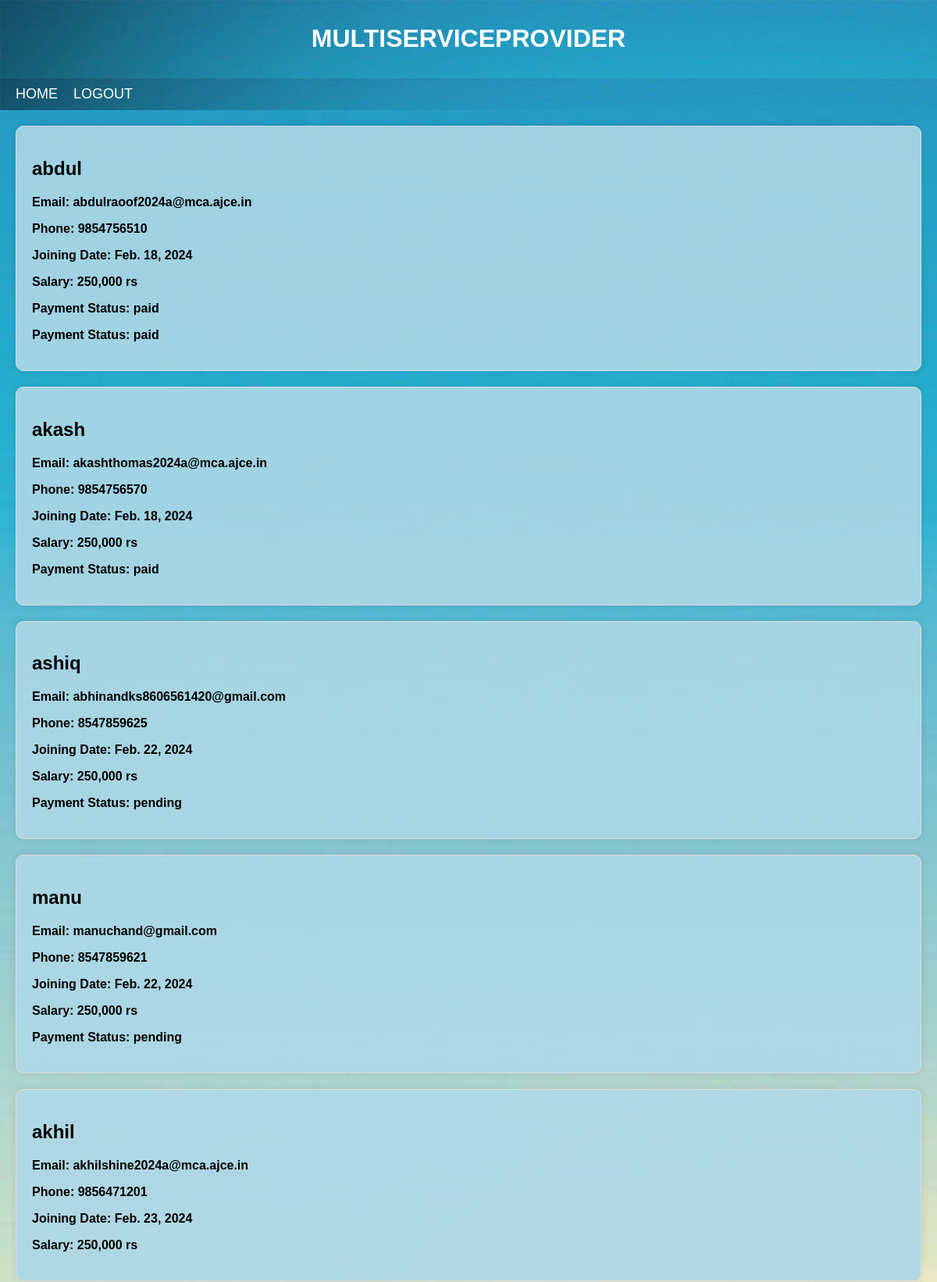
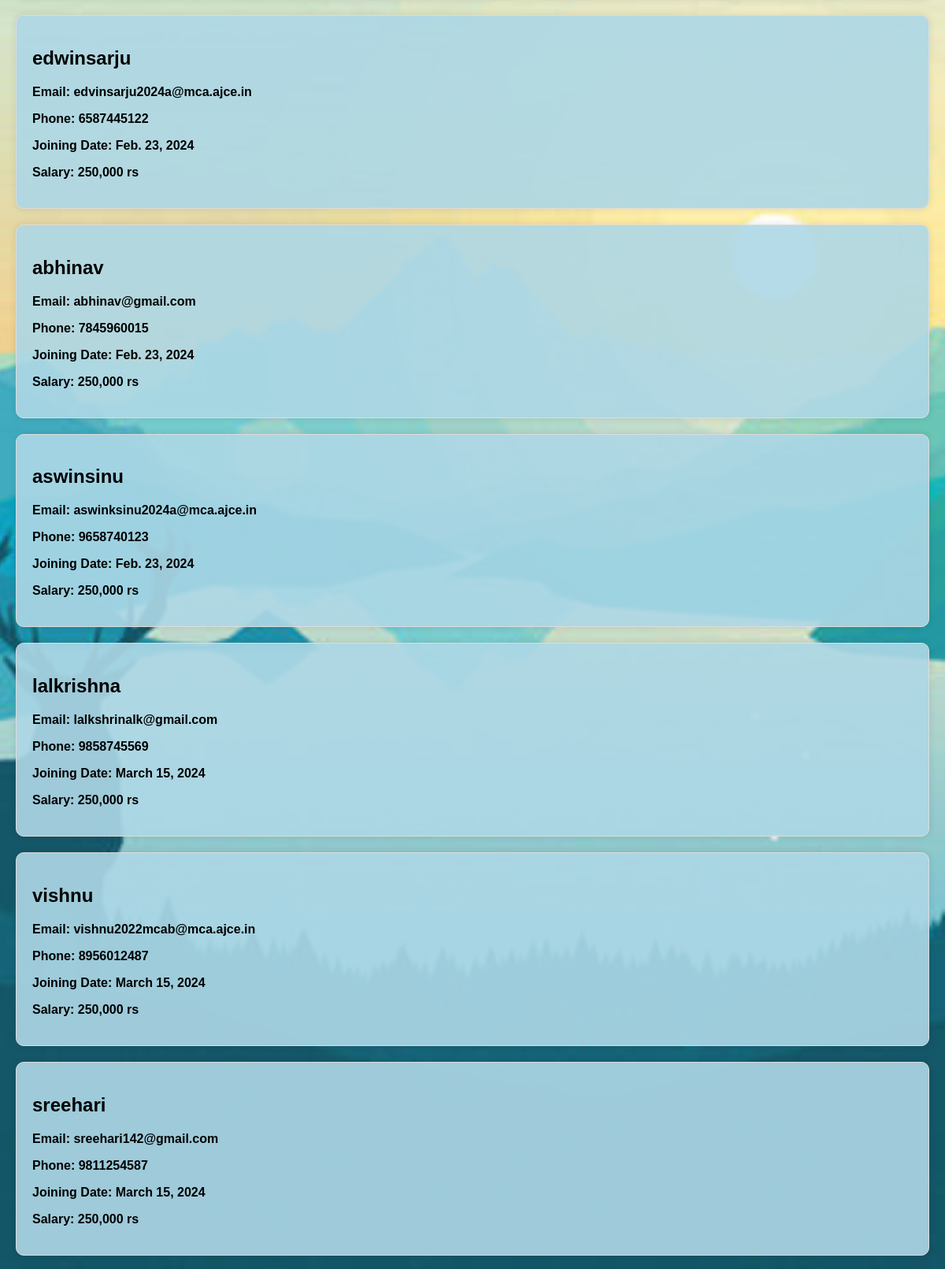
/managerlist/14/ (signed in, upper part), run on the app's committed database (2 pictures, top to bottom).
### app1/models.py (models this page shows, shortened)
class BranchManager(models.Model):
    managerid = models.AutoField(primary_key=True)
    user = models.OneToOneField(MyUser, on_delete=models.CASCADE, unique=True)
    providerid = models.ForeignKey(ServiceProvider, on_delete=models.CASCADE)
    providername = models.CharField(max_length=100)
    date_of_joining = models.DateField()
    phone_no = models.CharField(max_length=15)
    state = models.CharField(max_length=100)
    district = models.CharField(max_length=100)
    pincode = models.IntegerField()
    email = models.EmailField(unique=True)

class MyUser(AbstractUser):
    email = models.EmailField(unique=True)
    password = models.CharField(max_length=128, default="")
    role = models.CharField(max_length=15, default='client')
    userid = models.AutoField(primary_key=True)

class Salary(models.Model):
    salaryid = models.AutoField(primary_key=True)
    userid = models.ForeignKey(MyUser, on_delete=models.CASCADE)
    branchid = models.ForeignKey(Branch, on_delete=models.CASCADE)
    date = models.DateField()
    amount = models.DecimalField(max_digits=10, decimal_places=2)
    status = models.CharField(max_length=15, default='pending')

### app1/views.py (the view)
# urls.py: path('managerlist/<int:provider_id>/', manager_list, name='managerlist'),
@login_required
def manager_list(request, provider_id):
    provider = ServiceProvider.objects.get(user=provider_id)
    provider_managers = BranchManager.objects.filter(providerid=provider.providerid)
    manager_salaries = []
    for manager in provider_managers:
        manager_salary = Salary.objects.filter(userid=manager.user.userid)
        manager_salaries.append({'manager': manager, 'salaries': manager_salary})
    context = {'manager_salaries': manager_salaries}
    return render(request, 'manager_list.html', context)

### app1/templates/manager_list.html (shortened to what this page needs)
{% load static %}
<!DOCTYPE html>
<html lang="en">
<head>
</head>
<body>
    <header>
        <h1>MULTISERVICEPROVIDER</h1>
    </header>
    <nav>
        <a href="{% url 'providerpagehome' provider_id=user.userid %}">HOME</a>
        <a href="{% url 'provider_logout' %}">LOGOUT</a>
    </nav>
    {% if manager_salaries %}
    {% for item in manager_salaries %}
    <div class="manager-container">
        <h2>{{ item.manager.user.username }}</h2>
        <p>Email: {{ item.manager.user.email }}</p>
        <p>Phone: {{ item.manager.phone_no }}</p>
        <p>Joining Date: {{ item.manager.date_of_joining }}</p>
        <p>Salary: 250,000 rs</p>
        {% if item.salaries %}
            {% for salary in item.salaries %}
                <p>Payment Status: {{ salary.status }}</p>
            {% endfor %}
        {% endif %}
    </div>
    {% endfor %}
    {% else %}
        <p>No managers found for the selected provider.</p>
    {% endif %}
</body>
</html>

### data on the page
BranchManager: manager.user.username "abdul", manager.user.email "abdulraoof2024a@mca.ajce.in", manager.phone_no "9854756510", manager.date_of_joining "Feb. 18, 2024"
Salary: status "paid"
Salary: status "paid"
BranchManager: manager.user.username "akash", manager.user.email "akashthomas2024a@mca.ajce.in", manager.phone_no "9854756570", manager.date_of_joining "Feb. 18, 2024"
Salary: status "paid"
BranchManager: manager.user.username "ashiq", manager.user.email "abhinandks8606561420@gmail.com", manager.phone_no "8547859625", manager.date_of_joining "Feb. 22, 2024"
Salary: status "pending"
BranchManager: manager.user.username "manu", manager.user.email "manuchand@gmail.com", manager.phone_no "8547859621", manager.date_of_joining "Feb. 22, 2024"
Salary: status "pending"
BranchManager: manager.user.username "akhil", manager.user.email "akhilshine2024a@mca.ajce.in", manager.phone_no "9856471201", manager.date_of_joining "Feb. 23, 2024"
BranchManager: manager.user.username "edwinsarju", manager.user.email "edvinsarju2024a@mca.ajce.in", manager.phone_no "6587445122", manager.date_of_joining "Feb. 23, 2024"
BranchManager: manager.user.username "abhinav", manager.user.email "abhinav@gmail.com", manager.phone_no "7845960015", manager.date_of_joining "Feb. 23, 2024"
BranchManager: manager.user.username "aswinsinu", manager.user.email "aswinksinu2024a@mca.ajce.in", manager.phone_no "9658740123", manager.date_of_joining "Feb. 23, 2024"
BranchManager: manager.user.username "lalkrishna", manager.user.email "lalkshrinalk@gmail.com", manager.phone_no "9858745569", manager.date_of_joining "March 15, 2024"
BranchManager: manager.user.username "vishnu", manager.user.email "vishnu2022mcab@mca.ajce.in", manager.phone_no "8956012487", manager.date_of_joining "March 15, 2024"
BranchManager: manager.user.username "sreehari", manager.user.email "sreehari142@gmail.com", manager.phone_no "9811254587", manager.date_of_joining "March 15, 2024"
